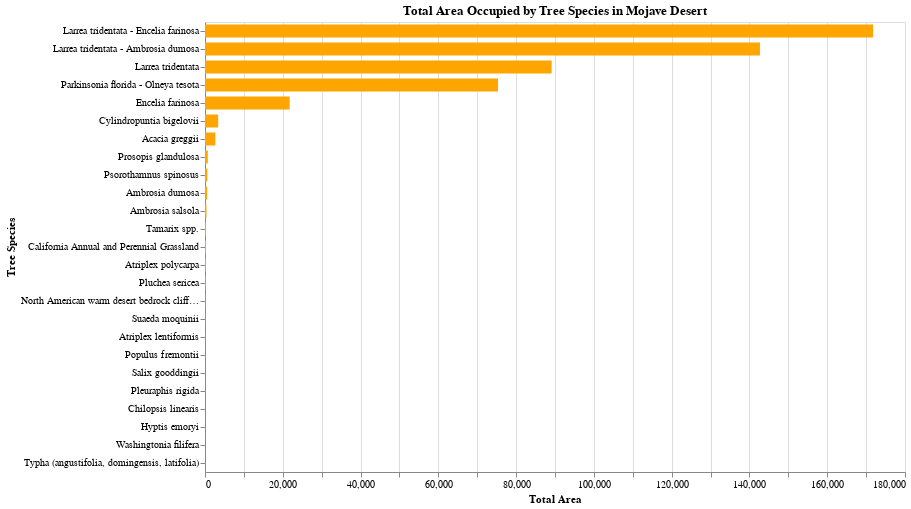

The notebook cell saved with this chart:
### Code cell
alt.Chart(plot_df).mark_bar(color="orange", size=13).encode(
    x=alt.X("Acres:Q", title="Total Area"),
    y=alt.Y("species:N", title="Tree Species", sort="-x"),
).properties(
    width=700, height=450, title="Total Area Occupied by Tree Species in Mojave Desert"
)

### Figure 1 — Vega-Lite specification as saved in the notebook (floating-point values rounded to 4 significant figures)
{"config": {"view": {"continuousWidth": 400, "continuousHeight": 300}}, "data": {"name": "data-b8dfb2b64d1fc277c115e57680b92c68"}, "mark": {"type": "bar", "color": "orange", "size": 13}, "encoding": {"x": {"field": "Acres", "title": "Total Area", "type": "quantitative"}, "y": {"field": "species", "sort": "-x", "title": "Tree Species", "type": "nominal"}}, "height": 450, "title": "Total Area Occupied by Tree Species in Mojave Desert", "width": 700, "$schema": "https://vega.github.io/schema/vega-lite/v4.17.0.json", "datasets": {"data-b8dfb2b64d1fc277c115e57680b92c68": [{"species": "Acacia greggii", "OBJECTID": 512771, "MapClassCode": 595866, "TreeCov": 107, "NRFVconfidence": 0.0, "Acres": 2667.0, "Hectares": 1079.0, "Shape__Area": 15580000.0, "Shape__Length": 717800.0}, {"species": "Ambrosia dumosa", "OBJECTID": 186, "MapClassCode": 16444, "TreeCov": 1, "NRFVconfidence": 0.0, "Acres": 548.0, "Hectares": 221.8, "Shape__Area": 3198000.0, "Shape__Length": 30390.0}, {"species": "Ambrosia salsola", "OBJECTID": 44733, "MapClassCode": 54808, "TreeCov": 9, "NRFVconfidence": 0.0, "Acres": 384.9, "Hectares": 155.8, "Shape__Area": 2224000.0, "Shape__Length": 35580.0}, {"species": "Atriplex lentiformis", "OBJECTID": 38, "MapClassCode": 3722, "TreeCov": 0, "NRFVconfidence": 0.0, "Acres": 52.01, "Hectares": 21.05, "Shape__Area": 304900.0, "Shape__Length": 4215.0}, {"species": "Atriplex polycarpa", "OBJECTID": 3090, "MapClassCode": 57582, "TreeCov": 10, "NRFVconfidence": 0.0, "Acres": 229.6, "Hectares": 92.93, "Shape__Area": 1329000.0, "Shape__Length": 29700.0}, {"species": "California Annual and Perennial Grassland", "OBJECTID": 67, "MapClassCode": 4610, "TreeCov": 0, "NRFVconfidence": 0.0, "Acres": 241.3, "Hectares": 97.64, "Shape__Area": 1414000.0, "Shape__Length": 13660.0}, {"species": "Chilopsis linearis", "OBJECTID": 3501, "MapClassCode": 4224, "TreeCov": 2, "NRFVconfidence": 0.0, "Acres": 3.347, "Hectares": 1.354, "Shape__Area": 19510.0, "Shape__Length": 738.9}, {"species": "Cylindropuntia bigelovii", "OBJECTID": 116195, "MapClassCode": 140216, "TreeCov": 8, "NRFVconfidence": 0.0, "Acres": 3391.0, "Hectares": 1372.0, "Shape__Area": 19760000.0, "Shape__Length": 158300.0}, {"species": "Encelia farinosa", "OBJECTID": 25247, "MapClassCode": 707608, "TreeCov": 6, "NRFVconfidence": 0.0, "Acres": 21770.0, "Hectares": 8812.0, "Shape__Area": 126900000.0, "Shape__Length": 858100.0}, {"species": "Hyptis emoryi", "OBJECTID": 3612, "MapClassCode": 4228, "TreeCov": 1, "NRFVconfidence": 0.0, "Acres": 3.197, "Hectares": 1.294, "Shape__Area": 18710.0, "Shape__Length": 1610.0}, {"species": "Larrea tridentata", "OBJECTID": 2382506, "MapClassCode": 3266367, "TreeCov": 455, "NRFVconfidence": 0.0, "Acres": 89140.0, "Hectares": 36070.0, "Shape__Area": 516300000.0, "Shape__Length": 3845000.0}, {"species": "Larrea tridentata - Ambrosia dumosa", "OBJECTID": 1856448, "MapClassCode": 7016075, "TreeCov": 1223, "NRFVconfidence": 0.0, "Acres": 142700.0, "Hectares": 57750.0, "Shape__Area": 829600000.0, "Shape__Length": 7736000.0}, {"species": "Larrea tridentata - Encelia farinosa", "OBJECTID": 1522046, "MapClassCode": 2759060, "TreeCov": 326, "NRFVconfidence": 0.0, "Acres": 171800.0, "Hectares": 69520.0, "Shape__Area": 1001000000.0, "Shape__Length": 5005000.0}, {"species": "North American warm desert bedrock cliff and outcrop", "OBJECTID": 184, "MapClassCode": 6115, "TreeCov": 0, "NRFVconfidence": 0.0, "Acres": 95.22, "Hectares": 38.53, "Shape__Area": 549200.0, "Shape__Length": 4809.0}, {"species": "Parkinsonia florida - Olneya tesota", "OBJECTID": 5620853, "MapClassCode": 5457057, "TreeCov": 3124, "NRFVconfidence": 0.0, "Acres": 75360.0, "Hectares": 30500.0, "Shape__Area": 436700000.0, "Shape__Length": 11070000.0}, {"species": "Pleuraphis rigida", "OBJECTID": 3400, "MapClassCode": 4122, "TreeCov": 0, "NRFVconfidence": 0.0, "Acres": 15.41, "Hectares": 6.236, "Shape__Area": 89910.0, "Shape__Length": 1845.0}, {"species": "Pluchea sericea", "OBJECTID": 48363, "MapClassCode": 59094, "TreeCov": 9, "NRFVconfidence": 0.0, "Acres": 167.3, "Hectares": 67.7, "Shape__Area": 961000.0, "Shape__Length": 27170.0}, {"species": "Populus fremontii", "OBJECTID": 6, "MapClassCode": 4233, "TreeCov": 14, "NRFVconfidence": 0.0, "Acres": 18.26, "Hectares": 7.389, "Shape__Area": 104900.0, "Shape__Length": 3336.0}, {"species": "Prosopis glandulosa", "OBJECTID": 132275, "MapClassCode": 160436, "TreeCov": 121, "NRFVconfidence": 0.0, "Acres": 722.2, "Hectares": 292.3, "Shape__Area": 4226000.0, "Shape__Length": 54490.0}, {"species": "Psorothamnus spinosus", "OBJECTID": 226144, "MapClassCode": 270400, "TreeCov": 157, "NRFVconfidence": 0.0, "Acres": 592.2, "Hectares": 239.7, "Shape__Area": 3443000.0, "Shape__Length": 128500.0}, {"species": "Salix gooddingii", "OBJECTID": 9, "MapClassCode": 2826, "TreeCov": 8, "NRFVconfidence": 0.0, "Acres": 16.79, "Hectares": 6.796, "Shape__Area": 96470.0, "Shape__Length": 3073.0}, {"species": "Suaeda moquinii", "OBJECTID": 205, "MapClassCode": 18625, "TreeCov": 0, "NRFVconfidence": 0.0, "Acres": 67.21, "Hectares": 27.2, "Shape__Area": 387700.0, "Shape__Length": 8306.0}, {"species": "Tamarix spp.", "OBJECTID": 500, "MapClassCode": 35800, "TreeCov": 18, "NRFVconfidence": 0.0, "Acres": 275.4, "Hectares": 111.4, "Shape__Area": 1600000.0, "Shape__Length": 32580.0}, {"species": "Typha (angustifolia, domingensis, latifolia)", "OBJECTID": 108, "MapClassCode": 10245, "TreeCov": 0, "NRFVconfidence": 0.0, "Acres": 1.371, "Hectares": 0.5546, "Shape__Area": 7872.0, "Shape__Length": 779.9}, {"species": "Washingtonia filifera", "OBJECTID": 13, "MapClassCode": 2830, "TreeCov": 5, "NRFVconfidence": 0.0, "Acres": 2.575, "Hectares": 1.042, "Shape__Area": 14890.0, "Shape__Length": 759.9}]}}
